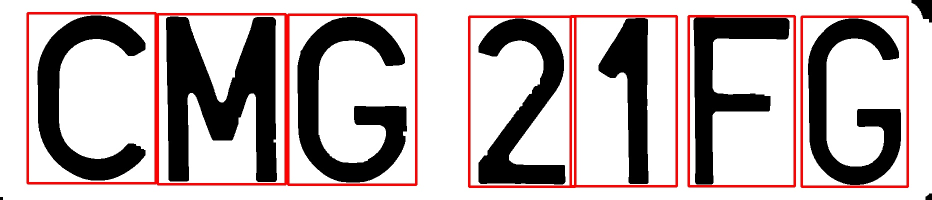
#> input picture assets/characters_detection_and_recognition.jpg, 1864 x 400 px (shown at 1/2 size)
$ python -i detection.py   (imports and definitions only)
#> lines starting #> are read from the running program, lines starting #| are printed output that depends on the picture; after the words box and inside, x2 and y2 are one past the last pixel; in counts of white or black regions, pixels touching at a corner belong together
#> further down, picture is the input picture: shape (400, 1864, 3); mean B, G, R 176.7, 176.8, 188.9
### processing/exceptions.py

class NoLicensePlateException(Exception):
    def __init__(self):
        self.message = 'No license plate detected in the image.'
        super().__init__(self.message)


class HoughLinesException(Exception):
    def __init__(self, ver_lines: int, hor_lines: int):
        self.message = f'Not enough lines detected. Vertical lines: {ver_lines}, Horizontal lines: {hor_lines}.'
        super().__init__(self.message)


class NoCharactersException(Exception):
    def __init__(self):
        self.message = 'No characters detected in the image.'
        super().__init__(self.message)

### processing/detection.py
import cv2 as cv
import numpy as np

import processing.exceptions as e


class LicensePlateDetector:

    def __init__(self, image: np.ndarray):
        self.image = image
        self.white_mask = []
        self.license_plates = []


    def detect_license_plate(self):

        # color parameters
        SATURATION_MAX = 50
        VALUE_MIN = 150

        # license plate size parameters
        AREA_MIN = 500000
        AREA_MAX = 1800000
        WIDTH_MIN = 1400
        WIDTH_MAX = 3500
        HEIGHT_MIN = 300
        HEIGHT_MAX = 750

        # other features parameters
        RATIO_MIN = 2.5
        RATIO_MAX = 7.5
        EXTENT_MIN = 0.7
        SOLIDITY_MIN = 0.75

        # convert to HSV, create white color mask
        img_hsv = cv.cvtColor(self.image, cv.COLOR_BGR2HSV)
#> img_hsv: shape (400, 1864, 3); mean H, S, V 8.9, 14.8, 188.9
        hsv_min = np.array([0   , 0              , VALUE_MIN])
        hsv_max = np.array([180 , SATURATION_MAX , 255      ])
        self.white_mask = cv.inRange(img_hsv, hsv_min, hsv_max)
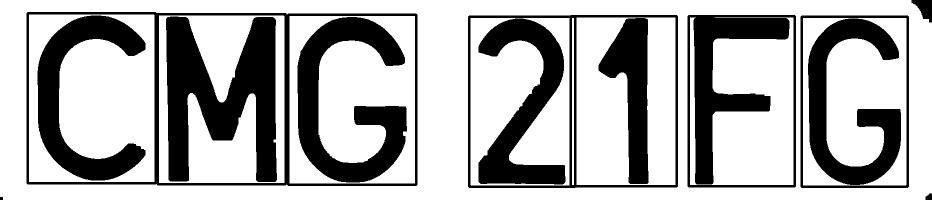
#> self.white_mask: shape (400, 1864) (shown at 1/2 size); 69.3% white; 13 black regions

        contours, _ = cv.findContours(self.white_mask , cv.RETR_LIST, cv.CHAIN_APPROX_SIMPLE)
#> contours = 19 contours; largest, box (x1, y1, x2, y2) and area: (0, 0, 1864, 400) 742088, (52, 23, 836, 373) 270883, (935, 29, 1357, 377) 145658, (579, 32, 830, 367) 83500, (318, 31, 569, 366) 83500
        for contour in contours:

            # filter by area
            area = cv.contourArea(contour)
            if AREA_MIN < area < AREA_MAX:

                # obtain rotated rectangle and filter by its width, height
                rect = cv.minAreaRect(contour)
                (_, (w_a, h_a), angle) = rect
                if angle < 45:
                    width, height = w_a, h_a
                else:
                    width, height = h_a, w_a

                if WIDTH_MIN < width < WIDTH_MAX and HEIGHT_MIN < height < HEIGHT_MAX:

                    # calculate and filter by ratio, extent and solidity
                    ratio = width / height
                    rect_area = width * height
                    extent = area / rect_area
                    contour_hull = cv.convexHull(contour)
                    hull_area = cv.contourArea(contour_hull)
                    solidity = area / hull_area
                    if RATIO_MIN < ratio < RATIO_MAX and EXTENT_MIN < extent and SOLIDITY_MIN < solidity:
                        contour_hull = np.expand_dims(contour_hull, axis=0)
                        self.license_plates.append(LicensePlate(self.image, contour_hull))
#> this loop made 19 passes
#> (area, rect, w_a, h_a, angle, width, height) on pass 19: (742088.5, ((931.5, 199.5), (399, 1863), -90), 399, 1863, -90, 399, 1863)
#> area on passes 1, 2, 3, 4, 6, 7: 26085, 25013, 68803.5, 17260.5, 65797.5, 45738
#> after the loop, self.license_plates = []

        if not self.license_plates:
#> (the run stopped early here; a loop or call above may not have finished)
